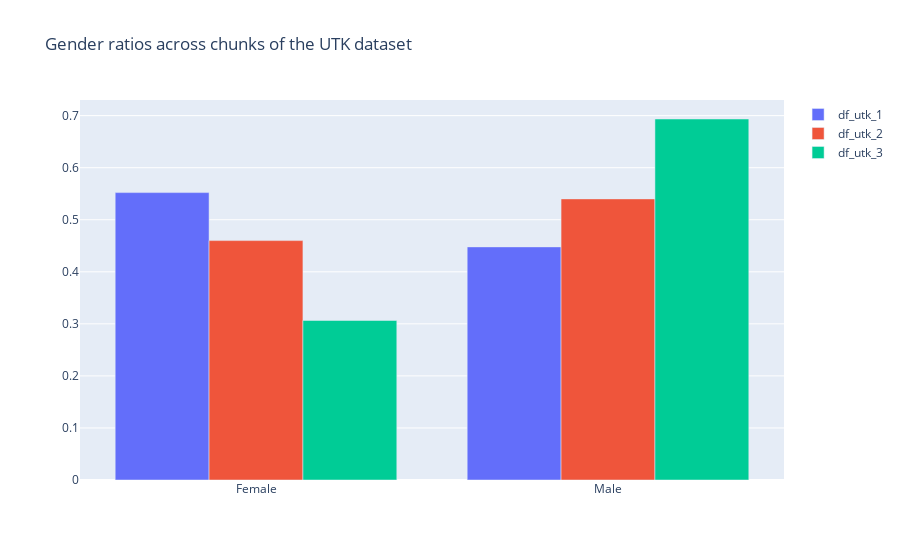
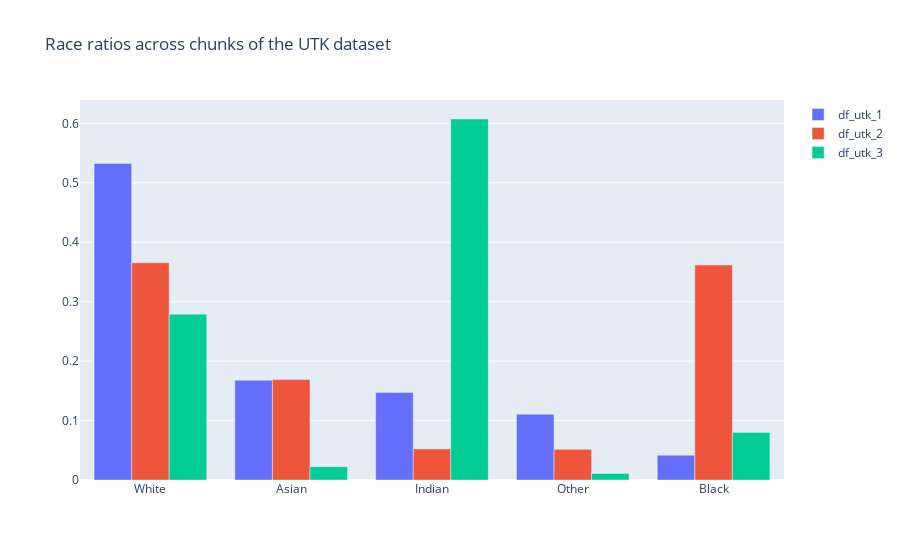
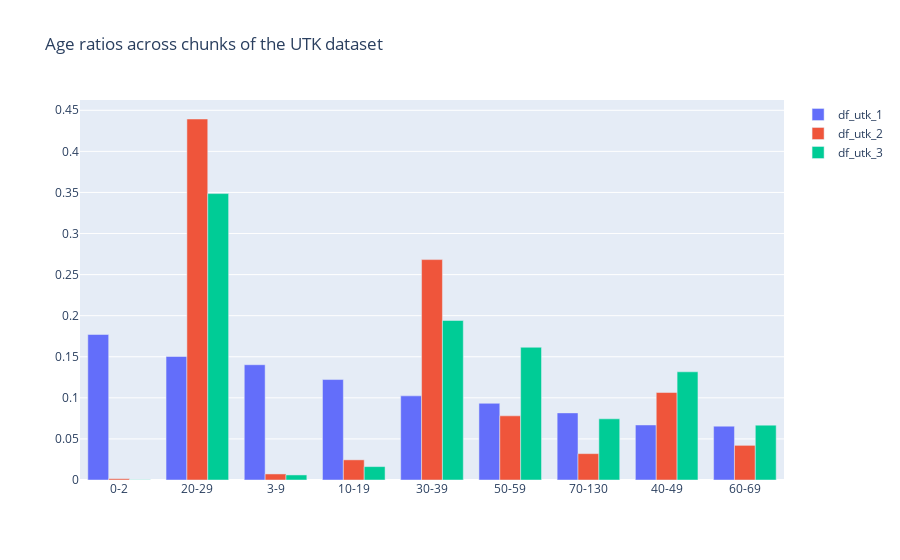

Notebook cell for these charts, in order:
### Code cell
## BJ
# Plot the distributions of age/gender/race across the different chunks

fig = go.Figure()
for i, df in enumerate([df_utk_1, df_utk_2, df_utk_3]):
    fig.add_trace(go.Bar(x=list(df["src_gender"].value_counts().index), y=list(df["src_gender"].value_counts(normalize=True)), name='df_utk_'+str(i+1)))
fig.update_layout(barmode='group', title_text="Gender ratios across chunks of the UTK dataset")
fig.show()


fig = go.Figure()
for i, df in enumerate([df_utk_1, df_utk_2, df_utk_3]):
    fig.add_trace(go.Bar(x=list(df["src_race"].value_counts().index), y=list(df["src_race"].value_counts(normalize=True)), name='df_utk_'+str(i+1)))
fig.update_layout(barmode='group', title_text="Race ratios across chunks of the UTK dataset")
fig.show()

fig = go.Figure()
for i, df in enumerate([df_utk_1, df_utk_2, df_utk_3]):
    fig.add_trace(go.Bar(x=list(df["src_age_grp"].value_counts().index), y=list(df["src_age_grp"].value_counts(normalize=True)), name='df_utk_'+str(i+1)))
fig.update_layout(barmode='group', title_text="Age ratios across chunks of the UTK dataset")
fig.show()

### Figure 1 — Plotly figure (JSON) as saved in the notebook; plotly's stock layout.template omitted (floating-point values rounded to 4 significant figures)
{"data": [{"name": "df_utk_1", "x": ["Female", "Male"], "y": [0.5521, 0.4479], "type": "bar"}, {"name": "df_utk_2", "x": ["Male", "Female"], "y": [0.5401, 0.4599], "type": "bar"}, {"name": "df_utk_3", "x": ["Male", "Female"], "y": [0.6935, 0.3065], "type": "bar"}], "layout": {"title": {"text": "Gender ratios across chunks of the UTK dataset"}, "barmode": "group"}}

### Figure 2 — Plotly figure (JSON) as saved in the notebook; plotly's stock layout.template omitted (floating-point values rounded to 4 significant figures)
{"data": [{"name": "df_utk_1", "x": ["White", "Asian", "Indian", "Other", "Black"], "y": [0.5324, 0.168, 0.1473, 0.1106, 0.04164], "type": "bar"}, {"name": "df_utk_2", "x": ["White", "Black", "Asian", "Indian", "Other"], "y": [0.3656, 0.3617, 0.1689, 0.05225, 0.0516], "type": "bar"}, {"name": "df_utk_3", "x": ["Indian", "White", "Black", "Asian", "Other"], "y": [0.6074, 0.2791, 0.08, 0.02246, 0.01108], "type": "bar"}], "layout": {"title": {"text": "Race ratios across chunks of the UTK dataset"}, "barmode": "group"}}

### Figure 3 — Plotly figure (JSON) as saved in the notebook; plotly's stock layout.template omitted (floating-point values rounded to 4 significant figures)
{"data": [{"name": "df_utk_1", "x": ["0-2", "20-29", "3-9", "10-19", "30-39", "50-59", "70-130", "40-49", "60-69"], "y": [0.1771, 0.1504, 0.1403, 0.1222, 0.1024, 0.09334, 0.0817, 0.067, 0.06552], "type": "bar"}, {"name": "df_utk_2", "x": ["20-29", "30-39", "40-49", "50-59", "60-69", "70-130", "10-19", "3-9", "0-2"], "y": [0.4394, 0.2683, 0.1065, 0.0781, 0.04218, 0.0321, 0.02454, 0.007371, 0.001586], "type": "bar"}, {"name": "df_utk_3", "x": ["20-29", "30-39", "50-59", "40-49", "70-130", "60-69", "10-19", "3-9", "0-2"], "y": [0.3486, 0.1942, 0.1615, 0.1317, 0.07446, 0.06677, 0.01631, 0.006154, 0.0003077], "type": "bar"}], "layout": {"title": {"text": "Age ratios across chunks of the UTK dataset"}, "barmode": "group"}}
